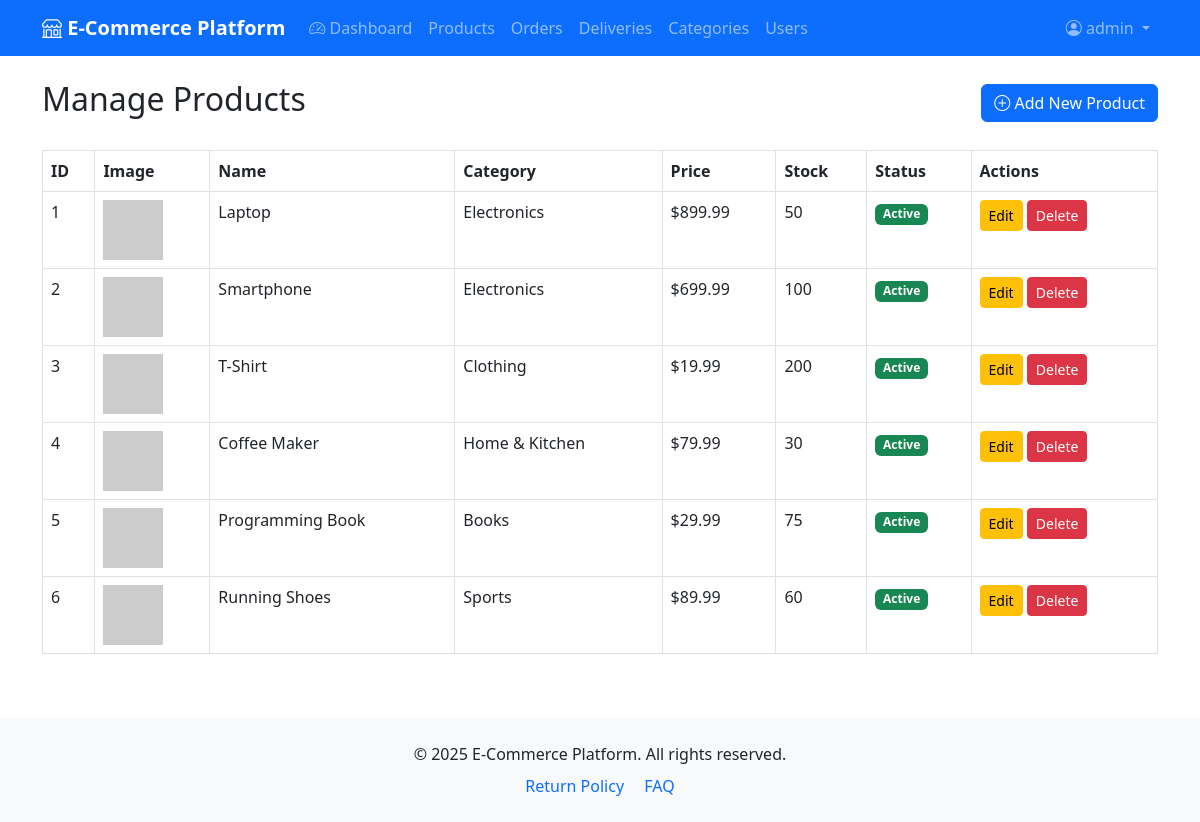
The app's page /admin/products_manage.php (signed in) with its own data.
### tables this page shows
CREATE TABLE IF NOT EXISTS products (
    id INT AUTO_INCREMENT PRIMARY KEY,
    name VARCHAR(200) NOT NULL,
    description TEXT,
    price DECIMAL(10, 2) NOT NULL,
    stock_quantity INT DEFAULT 0,
    category_id INT,
    image_url VARCHAR(255),
    status ENUM('active', 'inactive') DEFAULT 'active',
    created_at TIMESTAMP DEFAULT CURRENT_TIMESTAMP,
    updated_at TIMESTAMP DEFAULT CURRENT_TIMESTAMP ON UPDATE CURRENT_TIMESTAMP,
    FOREIGN KEY (category_id) REFERENCES categories(id) ON DELETE SET NULL
);

CREATE TABLE IF NOT EXISTS categories (
    id INT AUTO_INCREMENT PRIMARY KEY,
    name VARCHAR(100) NOT NULL,
    description TEXT,
    created_at TIMESTAMP DEFAULT CURRENT_TIMESTAMP
);

### config/config.php (called while the page is built, shortened)
<?php
function getUrlPath($file) {
    $file = ltrim($file, './');
    $is_in_admin = (strpos($_SERVER['SCRIPT_NAME'], '/admin/') !== false);
    $file_is_admin = (strpos($file, 'admin/') === 0);
    if ($is_in_admin) {
        if ($file_is_admin) {
            return './' . str_replace('admin/', '', $file);
        }
        return '../' . $file;
    }
    return './' . $file;
}
?>

### admin/products_manage.php (the view, shortened to what this page needs)
<?php
require_once __DIR__ . '/../config/config.php';
$conn = getDBConnection();
$products_query = "SELECT p.*, c.name as category_name
                   FROM products p
                   LEFT JOIN categories c ON p.category_id = c.id
                   ORDER BY p.created_at DESC";
$products_result = $conn->query($products_query);
include __DIR__ . '/../includes/header.php';
?>
<div class="d-flex justify-content-between align-items-center mb-4">
    <h2>Manage Products</h2>
    <a href="<?php echo getUrlPath('admin/product_add.php'); ?>" class="btn btn-primary">
        <i class="bi bi-plus-circle"></i> Add New Product
    </a>
</div>
<div class="table-responsive">
    <table class="table table-bordered table-hover">
        <thead>
            <tr>
                <th>ID</th>
                <th>Image</th>
                <th>Name</th>
                <th>Category</th>
                <th>Price</th>
                <th>Stock</th>
                <th>Status</th>
                <th>Actions</th>
            </tr>
        </thead>
        <tbody>
            <?php if ($products_result && $products_result->num_rows > 0): ?>
                <?php while ($product = $products_result->fetch_assoc()): ?>
                    <tr>
                        <td><?php echo $product['id']; ?></td>
                        <td>
                            <img src="<?php echo htmlspecialchars($product['image_url']); ?>"
                                 alt="<?php echo htmlspecialchars($product['name']); ?>"
                                 style="width: 60px; height: 60px; object-fit: cover;">
                        </td>
                        <td><?php echo htmlspecialchars($product['name']); ?></td>
                        <td><?php echo htmlspecialchars($product['category_name'] ?? 'Uncategorized'); ?></td>
                        <td>$<?php echo number_format($product['price'], 2); ?></td>
                        <td><?php echo $product['stock_quantity']; ?></td>
                        <td>
                            <span class="badge bg-<?php echo $product['status'] === 'active' ? 'success' : 'secondary'; ?>">
                                <?php echo ucfirst($product['status']); ?>
                            </span>
                        </td>
                        <td>
                            <a href="<?php echo getUrlPath('admin/product_edit.php?id=' . $product['id']); ?>" class="btn btn-sm btn-warning">Edit</a>
                            <form method="POST" action="" class="d-inline" onsubmit="return confirm('Are you sure you want to delete this product?');">
                                <button type="submit" class="btn btn-sm btn-danger">Delete</button>
                            </form>
                        </td>
                    </tr>
                <?php endwhile; ?>
            <?php else: ?>
                <tr>
                    <td colspan="8" class="text-center">No products found</td>
                </tr>
            <?php endif; ?>
        </tbody>
    </table>
</div>
<?php
include __DIR__ . '/../includes/footer.php';
?>

### records on screen
products: id "1", name "Laptop", category.name "Electronics", price "899.99", stock_quantity "50", status "Active"
products: id "2", name "Smartphone", category.name "Electronics", price "699.99", stock_quantity "100", status "Active"
products: id "3", name "T-Shirt", category.name "Clothing", price "19.99", stock_quantity "200", status "Active"
products: id "4", name "Coffee Maker", category.name "Home & Kitchen", price "79.99", stock_quantity "30", status "Active"
products: id "5", name "Programming Book", category.name "Books", price "29.99", stock_quantity "75", status "Active"
products: id "6", name "Running Shoes", category.name "Sports", price "89.99", stock_quantity "60", status "Active"

### other values on screen
SITE_NAME "E-Commerce Platform"
$_SESSION['username'] "admin"
